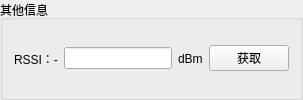
                     <widget class="QGroupBox" name="groupBox_32">
                      <property name="title">
                       <string>其他信息</string>
                      </property>
                      <layout class="QHBoxLayout" name="horizontalLayout_89">
                       <item>
                        <widget class="QLabel" name="label_42">
                         <property name="text">
                          <string>RSSI：-</string>
                         </property>
                        </widget>
                       </item>
                       <item>
                        <layout class="QHBoxLayout" name="horizontalLayout_86">
                         <item>
                          <widget class="QLineEdit" name="ETC_lineEdit_RSSI">
                           <property name="readOnly">
                            <bool>true</bool>
                           </property>
                          </widget>
                         </item>
                         <item>
                          <widget class="QLabel" name="label_44">
                           <property name="text">
                            <string>dBm</string>
                           </property>
                          </widget>
                         </item>
                        </layout>
                       </item>
                       <item>
                        <widget class="QPushButton" name="ETC_pushButton_RSSI_Get">
                         <property name="text">
                          <string>获取</string>
                         </property>
                        </widget>
                       </item>
                      </layout>
                     </widget>
